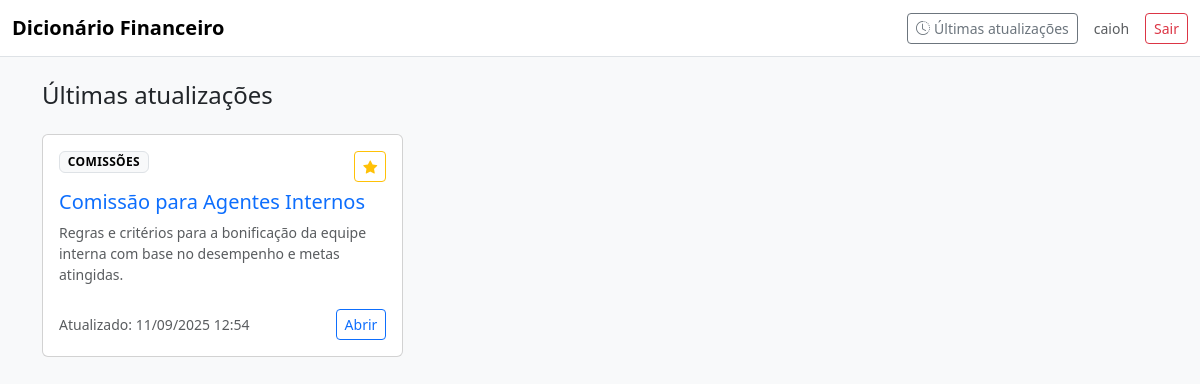
/recentes/ (signed in), run on an earlier commit of the app's database.
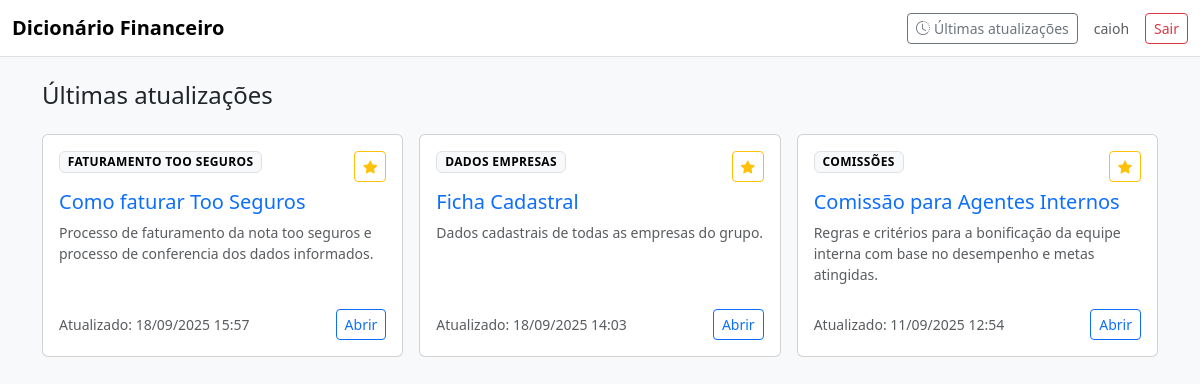
And on a later commit of the database.
### knowledge/models.py (models this page shows, shortened)
class Process(models.Model):
    category = models.ForeignKey(Category, on_delete=models.PROTECT, related_name='processes')
    title = models.CharField('Título', max_length=160)
    slug = models.SlugField(unique=True)
    description = models.TextField('Descrição')
    steps_md = RichTextField('Passo a passo (Rich Text)', blank=True, null=True)
    updated_at = models.DateTimeField(auto_now=True)
    created_at = models.DateTimeField(auto_now_add=True)
    is_published = models.BooleanField(default=True)
    class Meta:
        verbose_name = 'Processo'
        verbose_name_plural = 'Processos'
        indexes = [models.Index(fields=['title', 'description'])]
        ordering = ['-updated_at']

class Category(models.Model):
    name = models.CharField(max_length=80, unique=True)
    slug = models.SlugField(unique=True)
    description = models.CharField(max_length=55, blank=True, null=True)
    class Meta:
        verbose_name = 'Categoria'
        verbose_name_plural = 'Categorias'
        ordering = ['name']

### knowledge/views.py (the view)
# urls.py: path('recentes/', views.recent_updates, name='recent_updates'),
@login_required
def recent_updates(request):
    processes = Process.objects.filter(is_published=True).order_by('-updated_at')[:20]
    return render(request, 'knowledge/recent_updates.html', {'processes': processes})

### knowledge/templates/knowledge/recent_updates.html
{% extends 'base.html' %}
{% block content %}
<h4>Últimas atualizações</h4>
<div class="row g-3 mt-1">
    {% include 'knowledge/partials/_process_cards.html' with processes=processes %}
</div>
{% endblock %}

### knowledge/templates/knowledge/partials/_process_cards.html
{% for p in processes %}
<div class="col-md-6 col-xl-4">
    <div class="card card-hover h-100">
        <div class="card-body d-flex flex-column">
            <div class="d-flex justify-content-between align-items-start">
                <span class="badge text-bg-light border badge-cat">{{ p.category.name }}</span>
                {% if user.is_authenticated %}
                <button id="fav-{{ p.id }}" onclick="toggleFavorite({{ p.id }})"
                    class="btn btn-sm {% if p.id in favorites_ids %}btn-warning{% else %}btn-outline-warning{% endif %}"><i
                        class="bi bi-star-fill"></i></button>
                {% endif %}
            </div>
            <h5 class="mt-2"><a class="text-decoration-none" href="{% url 'knowledge:process_detail' p.slug %}">{{ p.title }}</a></h5>
            <p class="text-muted small flex-grow-1">{{ p.description|truncatewords:24 }}</p>
            <div class="d-flex justify-content-between align-items-center mt-2">
                <small class="text-muted">Atualizado: {{ p.updated_at|date:'d/m/Y H:i' }}</small>
                <a class="btn btn-sm btn-outline-primary" href="{% url 'knowledge:process_detail' p.slug %}">Abrir</a>
            </div>
        </div>
    </div>
</div>
{% empty %}
<div class="col-12 text-center text-muted py-5">Nenhum processo encontrado.</div>
{% endfor %}

What changed in the data, as far as the page shows it:
added Process: category.name "FATURAMENTO TOO SEGUROS", title "Como faturar Too Seguros", description "Processo de faturamento da nota too seguros e processo de conferencia dos dados informados.", updated_at "18/09/2025 15:57"
added Process: category.name "DADOS EMPRESAS", title "Ficha Cadastral", description "Dados cadastrais de todas as empresas do grupo.", updated_at "18/09/2025 14:03"
